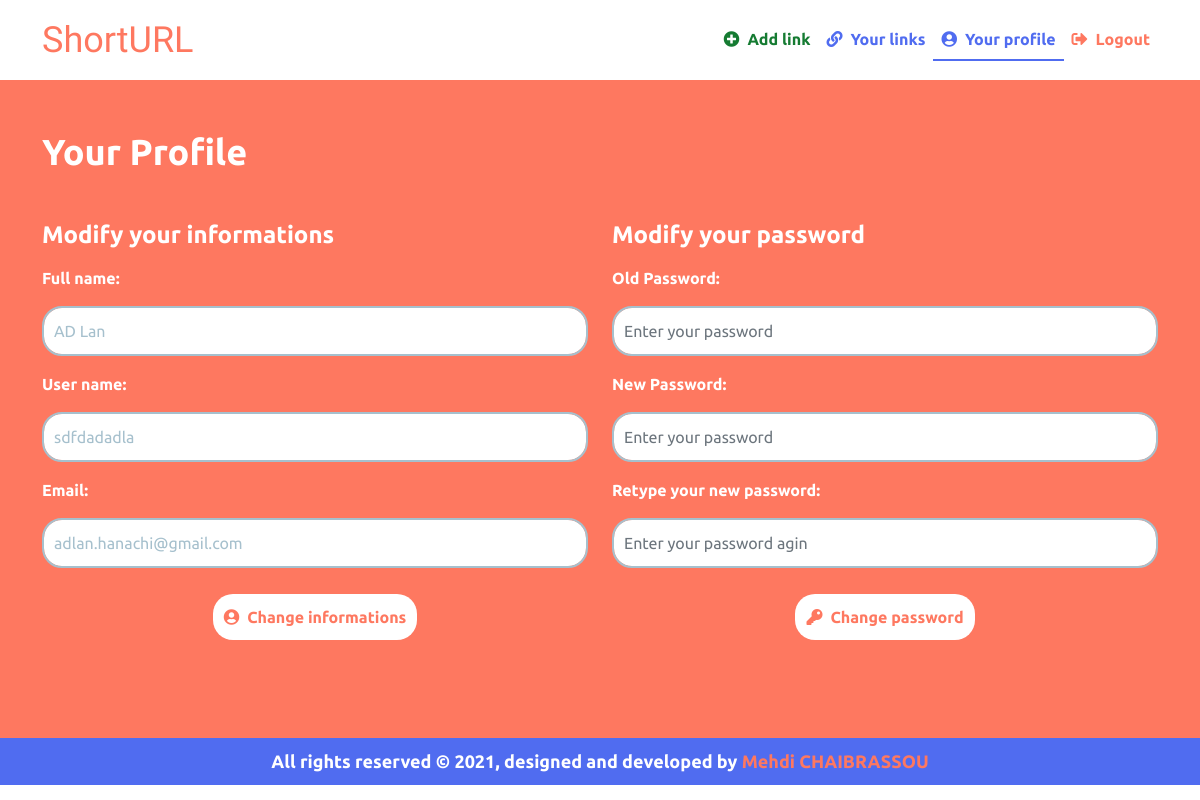
Page /profile/ (signed in) on the committed database.
### shorthen/models.py (models this page shows)
class User(AbstractUser):
    first_name = None
    last_name = None
    full_name = models.CharField(max_length=255,null=True,blank=True)

### shorthen/views.py (the view)
# urls.py: path('profile/',views.YourProfile,name="your_profile"),
@login_required
def YourProfile(request):
    current_user = request.user
    form = UserUpdateFrom(instance=current_user)
    if request.method == 'POST':
        form = UserUpdateFrom(request.POST,instance=current_user)
        if form.is_valid:
            form.save()
            messages.success(request,'Your account updated successfully.')
            return redirect('your_profile')
    context={'form':form,'yourProfileActive':'color-text-second_active'}
    return render(request,'pages/your_profile.html',context)

### shorthen/form.py
class UserUpdateFrom(forms.ModelForm):
    full_name = forms.CharField(max_length=255,widget=forms.TextInput(attrs={'class': 'form-control input_createlink'}),label='Full name', required=False)
    username = forms.CharField(max_length=255,widget=forms.TextInput(attrs={'class': 'form-control input_createlink'}),label='User name', required=True)
    email= forms.EmailField(max_length=255,widget= forms.EmailInput(attrs={'class':'form-control input_createlink'}),label='Email', required=True)
    class Meta:
        model = User
        fields = ('id','full_name','username','email')

### templates/pages/your_profile.html (shortened to what this page needs)
{% extends '../models/base.html' %}
{% block content %}
<div class="bg-main">
    <div class="container">
        <div class="createLink">
            <h1 class="mb-5">Your Profile</h1>
            <div class="row">
                <div class="col-lg-6">
                    <h2 class="mb-3">Modify your informations</h2>
                    <form method="POST">
                        {% for field in form.visible_fields %}
                        <label class="mb-3">{{ field.label_tag }}</label>
                            <div class="input-group flex-nowrap mb-3">
                              {{ field }}
                            </div>
                        {% endfor %}
                        <div class="d-flex justify-content-center w-100 mb-5">
                            <button type="submit" class="btn btn_createlink"><i class="fas fa-user-circle me-2"></i>Change informations</button>
                        </div>
                    </form>
                </div>
                <div class="col-lg-6">
                    <h2 class="mb-3">Modify your password</h2>
                    <form action="{% url 'password_change' %}" method="post">
                    <label for="old" class="mb-3">Old Password:</label>
                    <div class="input-group flex-nowrap mb-3">
                        <input type="password" name="old_password" id="old" class="form-control input_createlink"
                            placeholder="Enter your password" />
                    </div>
                    <label for="password" class="mb-3">New Password:</label>
                    <div class="input-group flex-nowrap mb-3">
                        <input type="password" name="new_password1" id="password" class="form-control input_createlink"
                            placeholder="Enter your password" />
                    </div>
                    <label for="password2" class="mb-3">Retype your new password:</label>
                    <div class="input-group flex-nowrap mb-3">
                        <input type="password" name="new_password2" id="password2" class="form-control input_createlink"
                            placeholder="Enter your password agin" />
                    </div>
                    <div class="d-flex justify-content-center w-100 mb-3">
                        <button type="submit" class="btn btn_createlink"><i class="fas fa-key me-2"></i>Change password</button>
                    </div>
                </form>
                </div>
            </div>
        </div>
    </div>
</div>
{% endblock %}

### templates/static/style.css (style rules this page uses)
:root { --primary: #FE7860; --second: #506CF0; --white: #FFFFFF; --black: #000000; --gris: #A6C0CD; --green: #157B32; --primary_rbg_code: 254, 120, 96; --green_rbg_code: 21, 123, 50; --second_rbg_code: 80,108,240; }
body { font-family: 'Ubuntu', sans-serif; }
.bg-main { background-color: var(--primary); }
h1 { color: var(--white); font-weight: bold; font-size: 36px; }
.createLink { padding: 50px 0px; }
.input_createlink { width: 100%; height: 50px; border-radius: 20px; border: 2px solid var(--gris); padding: 0px 10px; color: var(--gris); box-shadow: none; }
* { box-sizing: border-box; }
.btn_createlink { font-weight: bold; background-color: var(--white); color: var(--primary); border-radius: 20px; margin-top: 10px; padding: 10px; }
label { color: var(--white); font-size: 16px; font-weight: bold; }
h2 { color: var(--white); font-size: 24px; font-weight: bold; }

### rows in the picture
User: visible_fields "AD Lan" "sdfdadadla" "adlan.hanachi@gmail.com"

### other values in the picture
{{ field.label_tag }} "Full name:" "User name:" "Email:"
